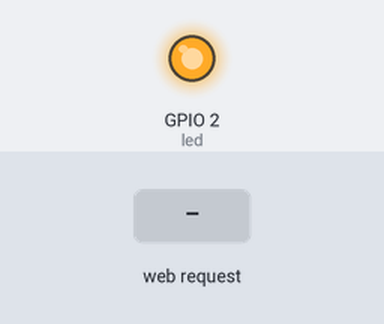
Bench run of a sketch on a simulated ESP8266 (NodeMCU). Parts: output pins drawn as LEDs (lit = HIGH). The inputs (shaded band) are chosen by the test bench. WiFi joins after 1.5 s; servers stay silent unless stated; storage starts empty; what the sketch prints to the serial monitor is not drawn.

Above: at 2.7 s.
2.8 s: HTTP request GET / received
At 3.6 s:
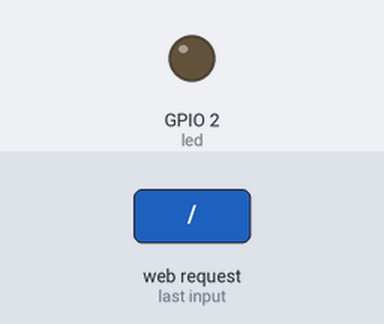
5.3 s: HTTP request GET /acc received
Timing chart, 0 to 8.3 s (numbered marks = the images above; inputs shaded):
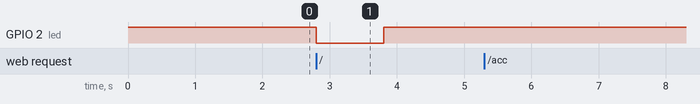

The sketch:

flash_server.ino
```cpp
#include <ESP8266WiFi.h>
#include <WiFiClient.h>
#include <ESP8266WebServer.h>
#include <ESP8266mDNS.h>
#include <FS.h>

#ifndef STASSID
#define STASSID ""
#define STAPSK  ""
#endif

const char* ssid = STASSID;
const char* password = STAPSK;
String file_name = "/data/acc.csv";
ESP8266WebServer server(80);
const int led = 2;

void sendFile(){ // send the right file to the client (if it exists)
  if(SPIFFS.exists(file_name)){                            // If the file exists
    Serial.println("arquivo existe");
    File file = SPIFFS.open(file_name, "r");                 // Open it
    size_t sent = server.streamFile(file, "text/plain"); // And send it to the client
    file.close();                                       // Then close the file again
  }
  else{
    Serial.println("\tFile Not Found");
    server.send(200, "text/plain", "Arquivo nao existe");
  }
}

void handleRoot() {
  digitalWrite(led, 0);
  delay(1000);
  server.send(200, "text/plain", "hello from esp8266!");
  digitalWrite(led, 1);
}

void handleNotFound(){
  digitalWrite(led, 0);
  String message = "File Not Found\n\n";
  message += "URI: ";
  message += server.uri();
  message += "\nMethod: ";
  message += (server.method() == HTTP_GET) ? "GET" : "POST";
  message += "\nArguments: ";
  message += server.args();
  message += "\n";
  for (uint8_t i = 0; i < server.args(); i++) {
    message += " " + server.argName(i) + ": " + server.arg(i) + "\n";
  }
  server.send(404, "text/plain", message);
  delay(1000);
  digitalWrite(led, 1);
}

void setup(void){
  pinMode(led, OUTPUT);
  digitalWrite(led, 1);
  Serial.begin(115200);
  WiFi.mode(WIFI_STA);
  WiFi.begin(ssid, password);
  Serial.println("");
  // Wait for connection
  while (WiFi.status() != WL_CONNECTED) {
    delay(500);
    Serial.print(".");
  }
  Serial.println("");
  Serial.print("Connected to ");
  Serial.println(ssid);
  Serial.print("IP address: ");
  Serial.println(WiFi.localIP());
  if(MDNS.begin("esp8266")){
    Serial.println("MDNS responder started");
  }
  server.on("/", handleRoot);
  server.on("/acc", sendFile);
  server.onNotFound(handleNotFound);
  server.begin();
  Serial.println("HTTP server started");
  if(SPIFFS.begin()){
      Serial.println("Sistema de arquivos aberto com sucesso!");
  }
  else{
    Serial.println("Erro ao abrir o sistema de arquivos");
  }
}

void loop(void) {
  server.handleClient();
  MDNS.update();
}
```

Measured:
- after the input at 2.8 s, GPIO 2 (led): HIGH → LOW at once, → HIGH 1.0 s later
- after the input at 5.3 s, every drawn part: stays the same
